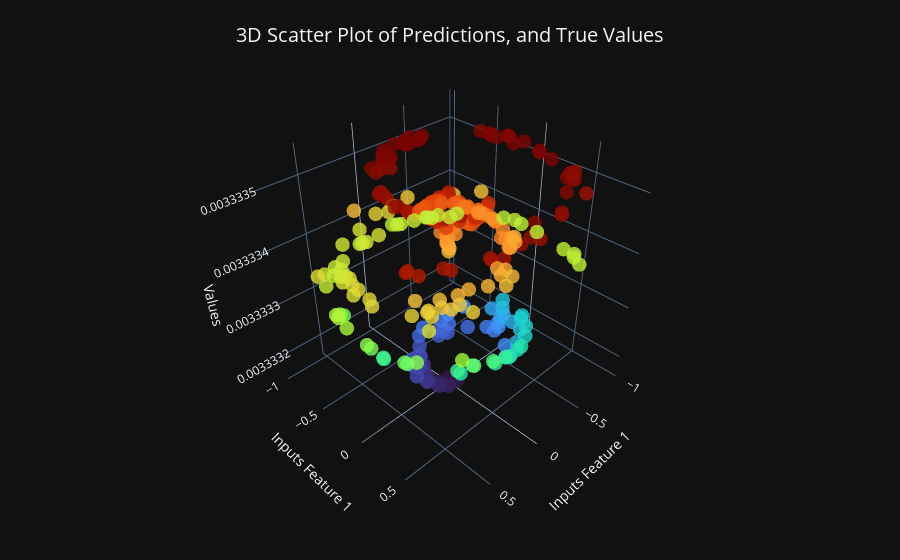

The code cell stored with this chart in its notebook:
### Code cell
# Graph the predictions
import plotly.graph_objects as go
from src.utils.plot import get_camera_view
# Graph the X inputs and y labels
fig = go.Figure()

# Reshape the arrays
X = X.reshape(-1, 2)
z = predictions.reshape(-1,)
print(f"Inputs was reshaped to (-1, 2): {X.shape}")
print(f"Predictions was reshaped to (-1, 1): {z.shape}")

# Add scatter plot for true values
fig.add_trace(
    go.Scatter3d(
        name='Predictions',
        x=X[:,0], 
        y=X[:,1], 
        z=z, 
        mode='markers', 
        marker=dict(
            size=5, 
            color=z, 
            opacity=0.8, 
            colorscale='turbo'
        )
    )
)

# Set the camera view (orientation)
camera = get_camera_view('default')

# Adjust the camera view
fig.update_layout(scene_camera=camera)

# Set plot title and labels
fig.update_layout(
    title={
        'text': '3D Scatter Plot of Predictions, and True Values',
        'y': 0.95,
        'x': 0.5,
        'xanchor': 'center',
        'yanchor': 'top',
        'font': {
            'size': 20  # Adjust the size as needed
        }
    },
    margin=dict(l=0, r=0, t=0, b=0),
    scene=dict(
        xaxis_title='Inputs Feature 1', 
        yaxis_title='Inputs Feature 1', 
        zaxis_title='Values'),
    
)

# Save plot to file
fig.write_image('../assets/images/spiral_scatter_plot_3d_true_values.png')
fig.write_image('../assets/images/spiral_scatter_plot_3d_true_values.svg')

# Display the plot
fig.show()

### Figure 1 — Plotly figure (JSON) as saved in the notebook; plotly's stock layout.template omitted (floating-point values rounded to 4 significant figures; data arrays with more than 128 entries replaced by an {"elided": "..."} marker saying what was removed)
{"data": [{"marker": {"color": {"elided": "300 float values"}, "colorscale": [[0.0, "#30123b"], [0.07143, "#4145ab"], [0.1429, "#4675ed"], [0.2143, "#39a2fc"], [0.2857, "#1bcfd4"], [0.3571, "#24eca6"], [0.4286, "#61fc6c"], [0.5, "#a4fc3b"], [0.5714, "#d1e834"], [0.6429, "#f3c63a"], [0.7143, "#fe9b2d"], [0.7857, "#f36315"], [0.8571, "#d93806"], [0.9286, "#b11901"], [1.0, "#7a0402"]], "opacity": 0.8, "size": 5}, "mode": "markers", "name": "Predictions", "x": {"elided": "300 float values"}, "y": {"elided": "300 float values"}, "z": {"elided": "300 float values"}, "type": "scatter3d"}], "layout": {"scene": {"camera": {"eye": {"x": 1.5, "y": 1.5, "z": 1.5}}, "xaxis": {"title": {"text": "Inputs Feature 1"}}, "yaxis": {"title": {"text": "Inputs Feature 1"}}, "zaxis": {"title": {"text": "Values"}}}, "title": {"font": {"size": 20}, "text": "3D Scatter Plot of Predictions, and True Values", "y": 0.95, "x": 0.5, "xanchor": "center", "yanchor": "top"}, "margin": {"l": 0, "r": 0, "t": 0, "b": 0}}}
